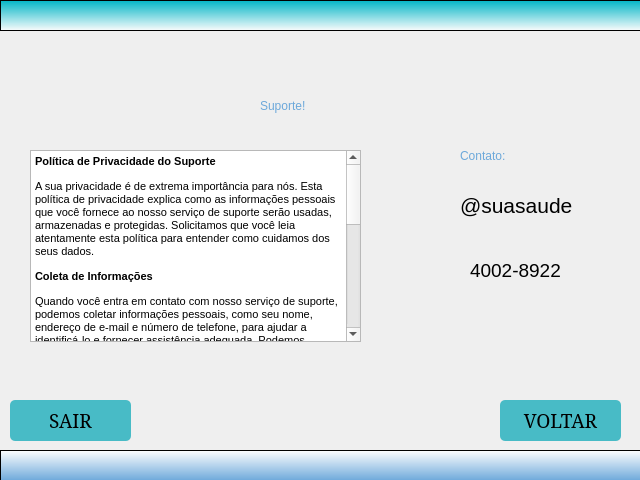
<?xml version="1.0" encoding="UTF-8"?>
<ui version="4.0">
 <class>MainWindow</class>
 <widget class="QMainWindow" name="MainWindow">
  <property name="geometry">
   <rect>
    <x>0</x>
    <y>0</y>
    <width>640</width>
    <height>480</height>
   </rect>
  </property>
  <property name="windowTitle">
   <string>MainWindow</string>
  </property>
  <widget class="QWidget" name="centralwidget">
   <widget class="QFrame" name="frame">
    <property name="geometry">
     <rect>
      <x>0</x>
      <y>0</y>
      <width>641</width>
      <height>31</height>
     </rect>
    </property>
    <property name="styleSheet">
     <string notr="true">background-color: qlineargradient(spread:pad, x1:0.5, y1:0, x2:0.5, y2:1, stop:0 rgba(0, 181, 198, 255), stop:1 rgba(255, 255, 255, 224));</string>
    </property>
    <property name="frameShape">
     <enum>QFrame::StyledPanel</enum>
    </property>
    <property name="frameShadow">
     <enum>QFrame::Raised</enum>
    </property>
   </widget>
   <widget class="QFrame" name="frame_4">
    <property name="geometry">
     <rect>
      <x>0</x>
      <y>450</y>
      <width>641</width>
      <height>31</height>
     </rect>
    </property>
    <property name="styleSheet">
     <string notr="true">background-color: qlineargradient(spread:pad, x1:0.5, y1:0, x2:0.5, y2:1, stop:0 rgba(255, 255, 255, 255), stop:1 rgba(108, 168, 218, 255));</string>
    </property>
    <property name="frameShape">
     <enum>QFrame::StyledPanel</enum>
    </property>
    <property name="frameShadow">
     <enum>QFrame::Raised</enum>
    </property>
   </widget>
   <widget class="QLabel" name="label_principal">
    <property name="geometry">
     <rect>
      <x>260</x>
      <y>70</y>
      <width>151</width>
      <height>71</height>
     </rect>
    </property>
    <property name="styleSheet">
     <string notr="true">font: 22pt &quot;Constantia&quot;;
color: rgb(108, 168, 218);</string>
    </property>
    <property name="text">
     <string>Suporte!</string>
    </property>
   </widget>
   <widget class="QTextBrowser" name="privacidade">
    <property name="geometry">
     <rect>
      <x>30</x>
      <y>150</y>
      <width>331</width>
      <height>192</height>
     </rect>
    </property>
    <property name="html">
     <string>&lt;!DOCTYPE HTML PUBLIC &quot;-//W3C//DTD HTML 4.0//EN&quot; &quot;http://www.w3.org/TR/REC-html40/strict.dtd&quot;&gt;
&lt;html&gt;&lt;head&gt;&lt;meta name=&quot;qrichtext&quot; content=&quot;1&quot; /&gt;&lt;style type=&quot;text/css&quot;&gt;
p, li { white-space: pre-wrap; }
&lt;/style&gt;&lt;/head&gt;&lt;body style=&quot; font-family:'MS Shell Dlg 2'; font-size:8.25pt; font-weight:400; font-style:normal;&quot;&gt;
&lt;p style=&quot; margin-top:12px; margin-bottom:12px; margin-left:0px; margin-right:0px; -qt-block-indent:0; text-indent:0px;&quot;&gt;&lt;span style=&quot; font-size:8pt; font-weight:600;&quot;&gt;Política de Privacidade do Suporte&lt;/span&gt;&lt;/p&gt;
&lt;p style=&quot; margin-top:12px; margin-bottom:12px; margin-left:0px; margin-right:0px; -qt-block-indent:0; text-indent:0px;&quot;&gt;&lt;span style=&quot; font-size:8pt;&quot;&gt;A sua privacidade é de extrema importância para nós. Esta política de privacidade explica como as informações pessoais que você fornece ao nosso serviço de suporte serão usadas, armazenadas e protegidas. Solicitamos que você leia atentamente esta política para entender como cuidamos dos seus dados.&lt;/span&gt;&lt;/p&gt;
&lt;p style=&quot; margin-top:12px; margin-bottom:12px; margin-left:0px; margin-right:0px; -qt-block-indent:0; text-indent:0px;&quot;&gt;&lt;span style=&quot; font-size:8pt; font-weight:600;&quot;&gt;Coleta de Informações&lt;/span&gt;&lt;/p&gt;
&lt;p style=&quot; margin-top:12px; margin-bottom:12px; margin-left:0px; margin-right:0px; -qt-block-indent:0; text-indent:0px;&quot;&gt;&lt;span style=&quot; font-size:8pt;&quot;&gt;Quando você entra em contato com nosso serviço de suporte, podemos coletar informações pessoais, como seu nome, endereço de e-mail e número de telefone, para ajudar a identificá-lo e fornecer assistência adequada. Podemos também coletar informações técnicas relacionadas ao seu dispositivo ou sistema, como endereço IP e informações do navegador, para diagnosticar e resolver problemas técnicos.&lt;/span&gt;&lt;/p&gt;
&lt;p style=&quot; margin-top:12px; margin-bottom:12px; margin-left:0px; margin-right:0px; -qt-block-indent:0; text-indent:0px;&quot;&gt;&lt;span style=&quot; font-size:8pt; font-weight:600;&quot;&gt;Uso das Informações&lt;/span&gt;&lt;/p&gt;
&lt;p style=&quot; margin-top:12px; margin-bottom:12px; margin-left:0px; margin-right:0px; -qt-block-indent:0; text-indent:0px;&quot;&gt;&lt;span style=&quot; font-size:8pt;&quot;&gt;As informações pessoais que coletamos são utilizadas exclusivamente para fins de suporte e assistência ao cliente. Isso inclui o fornecimento de soluções para problemas relatados, respostas a consultas, informações sobre produtos ou serviços, e a melhoria contínua de nossos serviços.&lt;/span&gt;&lt;/p&gt;
&lt;p style=&quot; margin-top:12px; margin-bottom:12px; margin-left:0px; margin-right:0px; -qt-block-indent:0; text-indent:0px;&quot;&gt;&lt;span style=&quot; font-size:8pt; font-weight:600;&quot;&gt;Armazenamento de Dados&lt;/span&gt;&lt;/p&gt;
&lt;p style=&quot; margin-top:12px; margin-bottom:12px; margin-left:0px; margin-right:0px; -qt-block-indent:0; text-indent:0px;&quot;&gt;&lt;span style=&quot; font-size:8pt;&quot;&gt;As informações coletadas são armazenadas com a máxima segurança e confidencialidade. Empregamos medidas de segurança técnicas e organizacionais para proteger seus dados contra acesso não autorizado, uso indevido ou divulgação.&lt;/span&gt;&lt;/p&gt;
&lt;p style=&quot; margin-top:12px; margin-bottom:12px; margin-left:0px; margin-right:0px; -qt-block-indent:0; text-indent:0px;&quot;&gt;&lt;span style=&quot; font-size:8pt; font-weight:600;&quot;&gt;Compartilhamento de Informações&lt;/span&gt;&lt;/p&gt;
&lt;p style=&quot; margin-top:12px; margin-bottom:12px; margin-left:0px; margin-right:0px; -qt-block-indent:0; text-indent:0px;&quot;&gt;&lt;span style=&quot; font-size:8pt;&quot;&gt;Não compartilhamos suas informações pessoais com terceiros, a menos que seja necessário para fornecer suporte efetivo ou cumprir com obrigações legais.&lt;/span&gt;&lt;/p&gt;&lt;/body&gt;&lt;/html&gt;</string>
    </property>
   </widget>
   <widget class="QPushButton" name="botaosair">
    <property name="geometry">
     <rect>
      <x>10</x>
      <y>400</y>
      <width>121</width>
      <height>41</height>
     </rect>
    </property>
    <property name="font">
     <font>
      <family>Constantia</family>
      <pointsize>14</pointsize>
      <weight>50</weight>
      <italic>false</italic>
      <bold>false</bold>
     </font>
    </property>
    <property name="cursor">
     <cursorShape>PointingHandCursor</cursorShape>
    </property>
    <property name="styleSheet">
     <string notr="true">QPushButton{
background-color: rgb(72, 187, 198);
border-radius: 5px;	
}
QPushButton:hover{
background-color: rgb(72, 187, 198);
border-radius: 5px;	
}
QPushButton:pressed{
background-color: rgb(255 , 255, 255);
border-radius: 5px;	
}
</string>
    </property>
    <property name="text">
     <string>SAIR</string>
    </property>
   </widget>
   <widget class="QPushButton" name="botaovoltar">
    <property name="geometry">
     <rect>
      <x>500</x>
      <y>400</y>
      <width>121</width>
      <height>41</height>
     </rect>
    </property>
    <property name="font">
     <font>
      <family>Constantia</family>
      <pointsize>14</pointsize>
      <weight>50</weight>
      <italic>false</italic>
      <bold>false</bold>
     </font>
    </property>
    <property name="cursor">
     <cursorShape>PointingHandCursor</cursorShape>
    </property>
    <property name="styleSheet">
     <string notr="true">QPushButton{
background-color: rgb(72, 187, 198);
border-radius: 5px;	
}
QPushButton:hover{
background-color: rgb(72, 187, 198);
border-radius: 5px;	
}
QPushButton:pressed{
background-color: rgb(255 , 255, 255);
border-radius: 5px;	
}
</string>
    </property>
    <property name="text">
     <string>VOLTAR</string>
    </property>
   </widget>
   <widget class="QLabel" name="label_contato">
    <property name="geometry">
     <rect>
      <x>460</x>
      <y>140</y>
      <width>111</width>
      <height>31</height>
     </rect>
    </property>
    <property name="styleSheet">
     <string notr="true">font: 16pt &quot;Constantia&quot;;

color: rgb(108, 168, 218);</string>
    </property>
    <property name="text">
     <string>Contato:</string>
    </property>
   </widget>
   <widget class="QLabel" name="label_insta_logo">
    <property name="geometry">
     <rect>
      <x>400</x>
      <y>190</y>
      <width>41</width>
      <height>41</height>
     </rect>
    </property>
    <property name="text">
     <string/>
    </property>
    <property name="pixmap">
     <pixmap>../../../../../../luiz/Design/conteudo/insta.png</pixmap>
    </property>
    <property name="scaledContents">
     <bool>true</bool>
    </property>
   </widget>
   <widget class="QLabel" name="label_telefone">
    <property name="geometry">
     <rect>
      <x>400</x>
      <y>250</y>
      <width>41</width>
      <height>41</height>
     </rect>
    </property>
    <property name="text">
     <string/>
    </property>
    <property name="pixmap">
     <pixmap>../../../../../../luiz/Design/conteudo/telefone fixo.png</pixmap>
    </property>
    <property name="scaledContents">
     <bool>true</bool>
    </property>
   </widget>
   <widget class="QLabel" name="label_insta">
    <property name="geometry">
     <rect>
      <x>460</x>
      <y>190</y>
      <width>121</width>
      <height>31</height>
     </rect>
    </property>
    <property name="text">
     <string>&lt;html&gt;&lt;head/&gt;&lt;body&gt;&lt;p&gt;&lt;span style=&quot; font-size:16pt;&quot;&gt;@suasaude&lt;/span&gt;&lt;/p&gt;&lt;/body&gt;&lt;/html&gt;</string>
    </property>
   </widget>
   <widget class="QLabel" name="label_numero">
    <property name="geometry">
     <rect>
      <x>470</x>
      <y>250</y>
      <width>101</width>
      <height>41</height>
     </rect>
    </property>
    <property name="text">
     <string>&lt;html&gt;&lt;head/&gt;&lt;body&gt;&lt;p&gt;&lt;span style=&quot; font-size:14pt;&quot;&gt;4002-8922&lt;/span&gt;&lt;/p&gt;&lt;/body&gt;&lt;/html&gt;</string>
    </property>
   </widget>
  </widget>
 </widget>
 <resources/>
 <connections/>
</ui>
